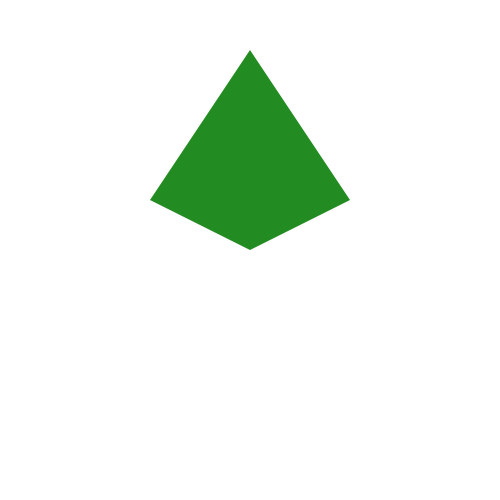
Frame 1 (no input)
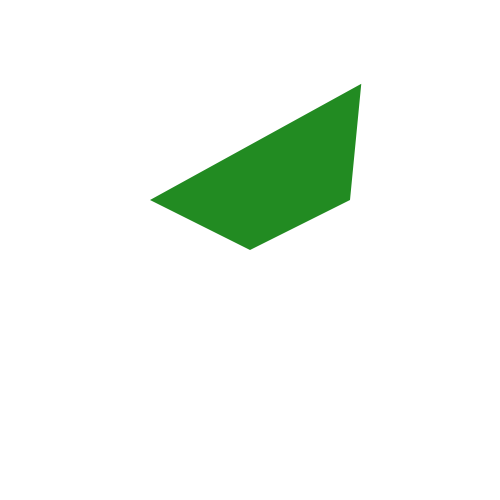
Frame 60 (the mouse pressed at the canvas centre just before this capture)
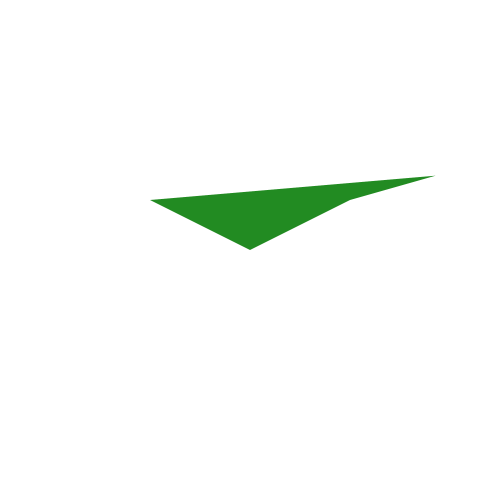
Frame 120 (the mouse held since frame 60 and released just before this capture)

The Processing sketch that drew these frames (run headless with seeded random() and noise(); from frame 60 on, the mouse is pressed at the canvas centre):

// Processing sketch: OffsetWaves
// ── OffsetWaves.pde
PVector tip, lA, rA, c;
float l, w, a;

void setup() {
  size(500, 500);
  a = 0;
  l = 200;
  w = l/2;
  c = new PVector(width/2, height/2);
  tip = new PVector(width/2, height/2 - l);
  lA = new PVector(width/2 - w, height/2 - l/4);
  rA = new PVector(width/2 + w, height/2 - l/4);
  noStroke();
  fill(#228B22);
}

void draw() {
  background(255);
  update();
  drawLeaf();
  a +=0.01;
  if(a > TWO_PI){
    a = 0;
  }
}

void update(){
  
  tip.set(width/2 + l*cos(a-HALF_PI), height/2 + l*sin(a-HALF_PI));
  
}

void drawLeaf() {
  beginShape();
  vertex(c.x, c.y);
  vertex(lA.x, lA.y);
  vertex(tip.x, tip.y);
  vertex(rA.x, rA.y);
  endShape(CLOSE);
}
